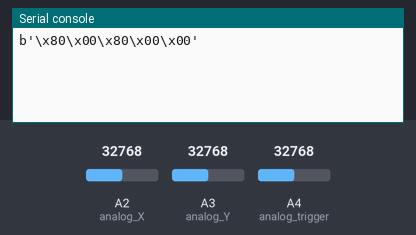
The program below on a simulated CircuitPython board. Shown: the last lines printed to the serial console. The inputs (shaded band) are chosen by the test bench; at power-on: A2 (analog_X) = 32768, A3 (analog_Y) = 32768, A4 (analog_trigger) = 32768 (analog values on the 0–65535 scale). No radio messages arrive unless stated (any console line starting 'radio sent:' is added by the test bench).

Above: at 1.2 s.
1.3 s: A2 (analog_X) set to 45874
At 3.2 s:
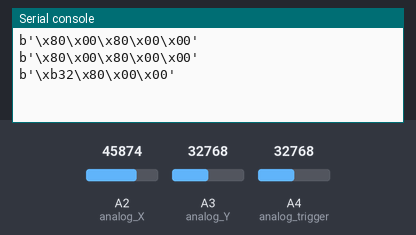
3.8 s: A3 (analog_Y) set to 45874
At 5.1 s:
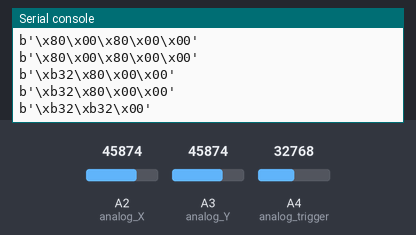
6.0 s: A2 (analog_X) set to 57670
At 7.6 s:
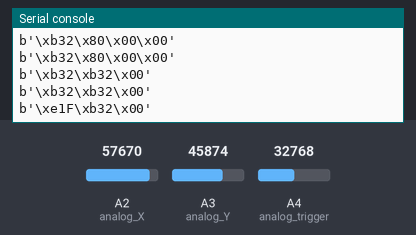
8.2 s: A3 (analog_Y) set to 57670
At 9.7 s:
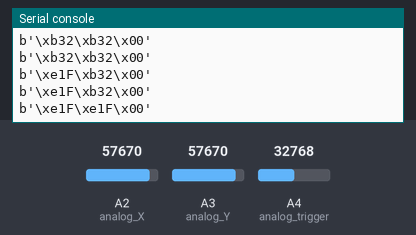
10.4 s: A2 (analog_X) set to 60655
At 11.4 s:
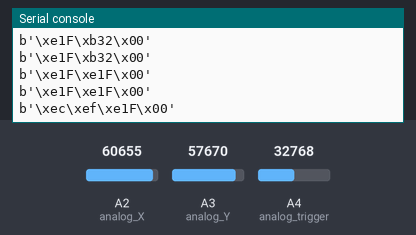
12.6 s: A3 (analog_Y) set to 60655
At 14.2 s:
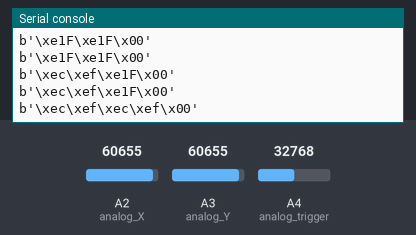

The program:

code.py
```python
# Needed for analog readings
import time
import board
from analogio import AnalogIn

import struct

# Needed for RFM9X
import digitalio
#import board
import busio
import adafruit_rfm9x

# Setup the radio
cs = digitalio.DigitalInOut(board.RFM9X_CS)
reset = digitalio.DigitalInOut(board.RFM9X_RST)
spi = busio.SPI(board.SCK, MOSI=board.MOSI, MISO=board.MISO)
rfm9x = adafruit_rfm9x.RFM9x(spi, cs, reset, 915.0)

# Pin mapping
analog_X = AnalogIn(board.A2)
analog_Y = AnalogIn(board.A3)
analog_trigger = AnalogIn(board.A4)

# Read analog pins
def get_analog(pin):
    return (pin.value)

def get_trigger(pin):
    if (pin.value > 60000):
        return True
    else:
        return False

while True:
    #rfm9x_sentence = (get_analog(analog_X),get_analog(analog_Y),get_trigger(analog_trigger))
    rfm9x_sentence = struct.pack('>HHb',get_analog(analog_X), get_analog(analog_Y), get_trigger(analog_trigger))
    rfm9x.send('Hello world!')
    rfm9x.send(rfm9x_sentence)
    print(rfm9x_sentence)
    time.sleep(1)
    #time.sleep(0.1)
```

Measured:
- after the input at 1.3 s, the serial console: prints a new line after 1.0 s (image 1)
- after the input at 3.8 s, the serial console: prints a new line after 0.70 s (image 2)
- after the input at 6.0 s, the serial console: prints a new line after 0.70 s (image 3)
- after the input at 8.2 s, the serial console: prints a new line after 0.70 s (image 4)
- after the input at 10.4 s, the serial console: prints a new line after 0.70 s (image 5)
- after the input at 12.6 s, the serial console: prints a new line after 0.71 s (image 6)
